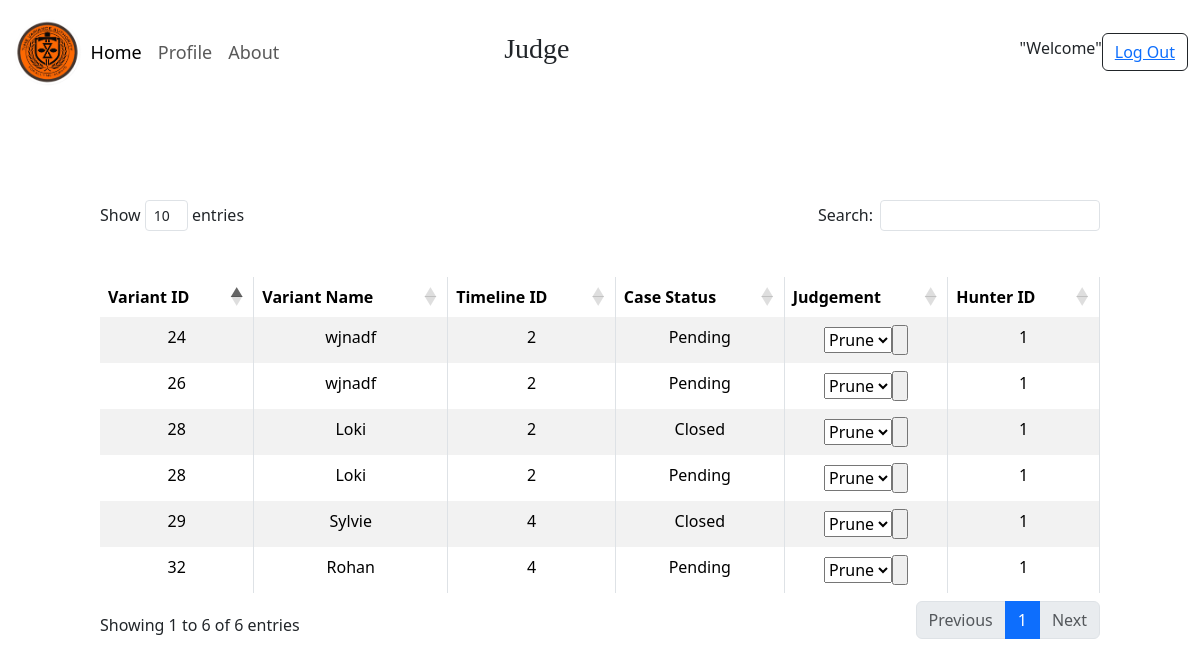
Screenshot of /Nova/page3.php with the database file from the repository.
### tables this page shows
CREATE TABLE `cases` (
  `Number` int(11) NOT NULL,
  `variant_id` int(11) NOT NULL,
  `Status` text NOT NULL,
  `Analyst_ID` int(11) NOT NULL,
  `Num_of_Trials` smallint(6) NOT NULL DEFAULT 0
);

CREATE TABLE `variants` (
  `ID` int(11) NOT NULL,
  `Name` text NOT NULL,
  `Earth_No` int(11) NOT NULL,
  `Temporal_Aura` varchar(30) DEFAULT NULL,
  `Nexus_Event_Cause` text DEFAULT NULL,
  `Soul_Status` text DEFAULT NULL,
  `TicketNo` int(11) DEFAULT NULL,
  `Statements` text DEFAULT NULL,
  `PruneOrReset` text DEFAULT NULL,
  `Timeline_ID` int(11) NOT NULL,
  `Hunter_ID` int(11) NOT NULL
);

### Nova/page3.php (the view, shortened to what this page needs)
<?php include("config/db_connect.php"); ?>
<div class="UngaBunga" style="margin-top: 200px;">
  <div style="margin-top: 80px; margin-left: 100px; margin-right: 100px;">
    <table id="variant" class="table table-bordered table-striped caption-top">
      <caption style="text-align: center; color: white;">Variant Record</caption>
      <thead>
        <tr>
          <th scope="col">Variant ID</th>
          <th scope="col">Variant Name</th>
          <th scope="col">Timeline ID</th>
          <th scope="col">Case Status</th>
          <th scope="col">Judgement</th>
          <th scope="col">Hunter ID</th>
        </tr>
      </thead>
      <tbody>
        <?php
        $sql = "SELECT variants.Name as VName, variants.ID AS VID, variants.Timeline_ID AS TID, cases.Status AS Cstat, variants.PruneOrReset AS settlement, variants.Hunter_ID AS HID FROM cases INNER JOIN variants ON cases.variant_id = variants.ID";
        $result = $conn->query($sql);
        if ($result->num_rows > 0) {
          while ($row = $result->fetch_assoc()) {
           echo  "<tr><td>" . $row["VID"] . "</td><td>" . $row["VName"] . "</td><td>" . $row["TID"] . "</td><td>" . $row["Cstat"] . "</td><td><form action='update_variant.php' method='post'><input type='hidden' name='idd' value='".$row["VID"]."'><select id='Prune' name='VID' required><option value='1'>Prune</option><option value='2'>Reset</option></select><input type='submit' name='submitt' value=''></form></td><td>" . $row["HID"] . "</td></tr>";
          }
        } else {
          echo "<tr><td colspan='6'>0 results</td></tr>";
        }
        ?>
      </tbody>
    </table>
  </div>
</div>
</body>
</html>

### Nova/indexstyle.css (style rules this page uses)
.logo { width: 6%; height:6%; }
body { margin: 0; padding: 0; overflow: hidden; overflow-y: scroll; min-height: 100vh; }
.navbar { position: fixed; top: 10px; left: 0; width: 100%; z-index: 1; backdrop-filter: blur(5px); background-color: rgba(255, 255, 255, 0.3); border-radius: 20px; }
.tiredbro { font-family: Georgia, 'Times New Roman', Times, serif; }

### Nova/page3.php (style rules this page uses)
table { width: 100%; text-align: center; }
th, td { padding: 10px; }

### rows the page displays
cases: variant.ID "28", variant.Name "Loki", variant.Timeline_ID "2", Status "Closed", variant.Hunter_ID "1"
cases: variant.ID "29", variant.Name "Sylvie", variant.Timeline_ID "4", Status "Closed", variant.Hunter_ID "1"
cases: variant.ID "24", variant.Name "wjnadf", variant.Timeline_ID "2", Status "Pending", variant.Hunter_ID "1"
cases: variant.ID "26", variant.Name "wjnadf", variant.Timeline_ID "2", Status "Pending", variant.Hunter_ID "1"
cases: variant.ID "32", variant.Name "Rohan", variant.Timeline_ID "4", Status "Pending", variant.Hunter_ID "1"
cases: variant.ID "28", variant.Name "Loki", variant.Timeline_ID "2", Status "Pending", variant.Hunter_ID "1"
